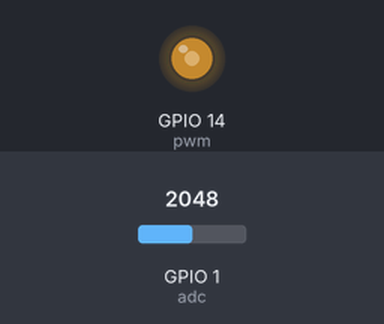
Bench run of a program on a simulated ESP32 board running MicroPython. On the bench: output pins drawn as LEDs (lit = HIGH). The inputs (shaded band) are chosen by the test bench; at power-on: GPIO 1 (adc) = 2048 (analog values on the 0–4095 scale). What the program prints to the serial console is not drawn.

Above: at 1.2 s.
1.3 s: GPIO 1 (adc) set to 3546
At 2.4 s:
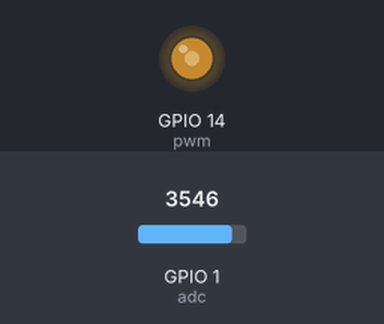
2.8 s: GPIO 1 (adc) set to 3662
At 2.95 s:
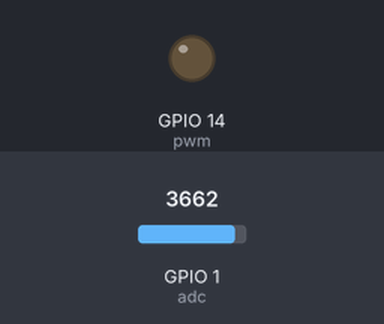
5.8 s: GPIO 1 (adc) set to 2810
At 7.0 s:
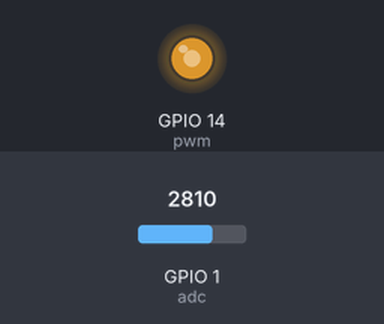
7.3 s: GPIO 1 (adc) set to 491
At 8.2 s:
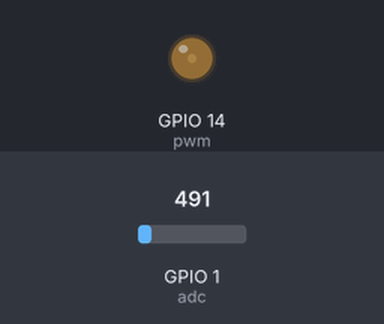
8.8 s: GPIO 1 (adc) set to 0
At 9.3 s:
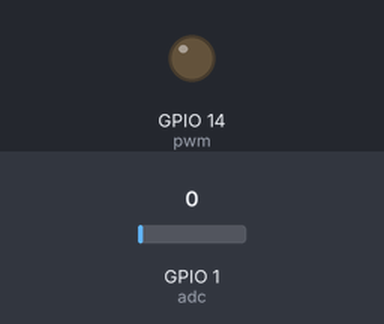
10.3 s: GPIO 1 (adc) set to 2047
At 11.7 s:
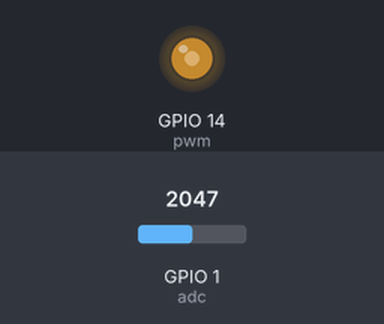
Timing chart, 0 to 12.8 s (numbered marks = the images above; inputs shaded):
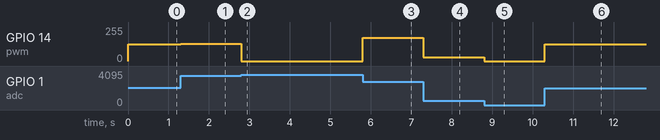

The program:

NightLamp_Explorations.py
```python
from machine import Pin,PWM,ADC
import time

pwm =PWM(Pin(14,Pin.OUT),1000)
adc=ADC(Pin(1))
adc.atten(ADC.ATTN_11DB)
adc.width(ADC.WIDTH_12BIT)

def remap(value,oldMin,oldMax,newMin,newMax):
    return int((value)*(newMax-newMin)/(oldMax-oldMin))

try:
    while True:
        adcValue=adc.read()
        pwmValue=remap(adcValue,0,4095,0,1023)
        if adcValue < 2850: # If light level is at a regular amount the light will be at max brightness.
            pwm.duty(pwmValue)
        elif 2850 <= adcValue < 3600: # If it starts decreasing the light will dim as well.
            pwm.duty(512)
        else: # This is the threshold for how dark it can get before the LED turns off, if you were just doing the second exploration this would be brighter / on.
            pwm.duty(0)
            time.sleep_ms(10)
            pwm.duty(512)
        print(adcValue,pwmValue)
except:
    adc.deinit()
    pwm.deinit()
```

Measured:
- the behaviour switches between 3599 and 3600 on GPIO 1 (adc) (found by bisection; images 1 and 2)
- after the input at 1.3 s, GPIO 14 (pwm): 127/255 → 128/255 at once
- after the input at 2.8 s, GPIO 14 (pwm): 128/255 → 0/255 at once
- after the input at 5.8 s, GPIO 14 (pwm): 0/255 → 175/255 at once
- after the input at 7.3 s, GPIO 14 (pwm): 175/255 → 30/255 at once
- after the input at 8.8 s, GPIO 14 (pwm): 30/255 → 0/255 at once
- after the input at 10.3 s, GPIO 14 (pwm): 0/255 → 127/255 at once
